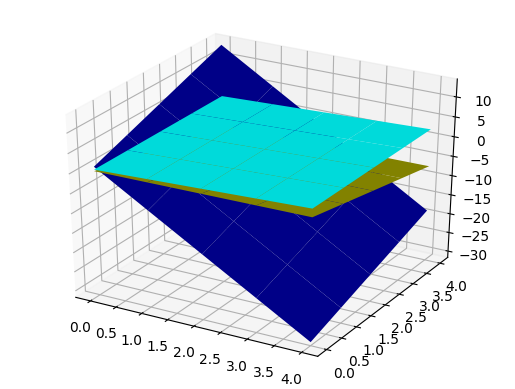

This chart was generated by the following Python code:
import matplotlib.pyplot as plt
import numpy as np
from mpl_toolkits.mplot3d import Axes3D

A = np.array([[1.12, -0.43, 0.14],
              [-0.07, 1.34, 0.72],
              [1.18, -0.08, -2.25]], dtype='float')
b = np.array([-0.17, 0.62, 1.12])


def task_1_graph_gauss(A, b):
    point1 = np.array([(-(b[0])/A[0][0]), (0), (0)])
    normal1 = np.array([A[0][0], A[0][1], A[0][2]])

    point2 = np.array([0, -(b[1])/A[1][1], 0])
    normal2 = np.array([A[1][0], A[1][1], A[1][2]])

    point3 = np.array([0, 0, -(b[2])/A[2][2]])
    normal3 = np.array([A[2][0], A[2][1], A[2][2]])

    # a plane is a*x+b*y+c*z+d=0
    # [a,b,c] is the normal. Thus, we have to calculate
    # d and we're set
    d1 = -np.sum(point1 * normal1)  # dot product
    d2 = -np.sum(point2 * normal2)  # dot product
    d3 = -np.sum(point3 * normal3)  # dot product

    # create x,y
    xx, yy = np.meshgrid(range(5), range(5))

    # calculate corresponding z
    z1 = (-normal1[0] * xx - normal1[1] * yy - d1) * 1. / normal1[2]
    z2 = (-normal2[0] * xx - normal2[1] * yy - d2) * 1. / normal2[2]
    z3 = (-normal3[0] * xx - normal3[1] * yy - d3) * 1. / normal3[2]

    # plot the surface
    plt3d = plt.figure().gca(projection='3d')
    plt3d.plot_surface(xx, yy, z1, color='blue')
    plt3d.plot_surface(xx, yy, z2, color='yellow')
    plt3d.plot_surface(xx, yy, z3, color='cyan')
    plt.show()
    plt.savefig('task_1_graph_gauss', bbox_inches='tight')

    
task_1_graph_gauss(A, b)